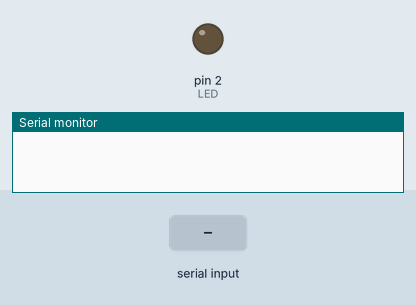
Simulated run of this sketch. Board: Arduino Uno, built with avr-gcc and run on an emulated ATmega328P. Shown: output pins drawn as LEDs (lit = HIGH), the last lines printed to the serial monitor. Inputs (shaded band) come from the test bench.

Above: at 1.2 s.
1.3 s: "A" received over the second serial link
At 2.4 s:
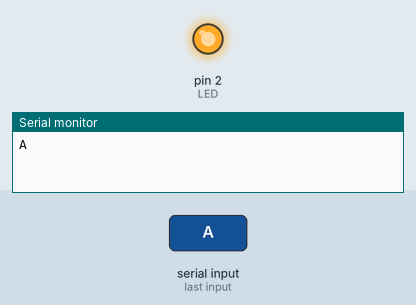
2.8 s: "B" received over the second serial link
At 3.5 s:
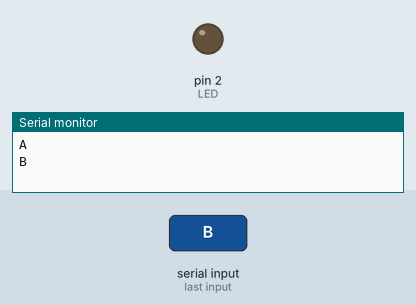
Timing chart, 0 to 5.8 s (numbered marks = the images above; inputs shaded):
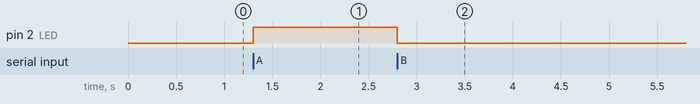

Measured:
- after the input at 1.3 s, pin 2 (LED): LOW → HIGH at once
- after the input at 2.8 s, pin 2 (LED): HIGH → LOW at once

The sketch:

Bluetooth_led.ino
```cpp
#include <SoftwareSerial.h>

SoftwareSerial BT(10, 11); // RX, TX

int LED = 2; // LED conectado al pin digital 8

void setup() {
    pinMode(LED, OUTPUT); // Configura el pin del LED

    Serial.begin(9600);
    BT.begin(9600);
}

void loop() {
    if (BT.available()) {
        char command = BT.read();
        Serial.println(command);
        ledControl(command);
    }
}

void ledControl(char cmd) {
    switch (cmd) {
        case 'A': digitalWrite(LED, HIGH); break; // Enciende LED
        case 'B': digitalWrite(LED, LOW); break;  // Apaga LED
    }
}
```
